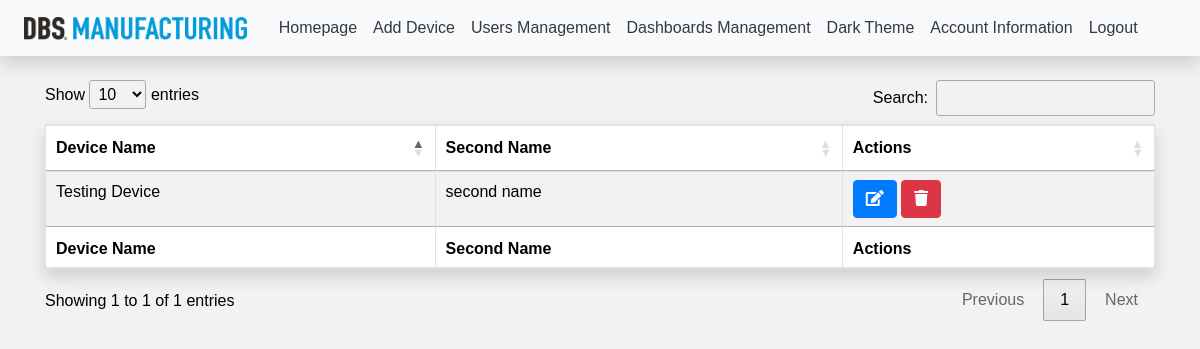
Page /customize-dashboard.php (signed in) on the earlier database version.
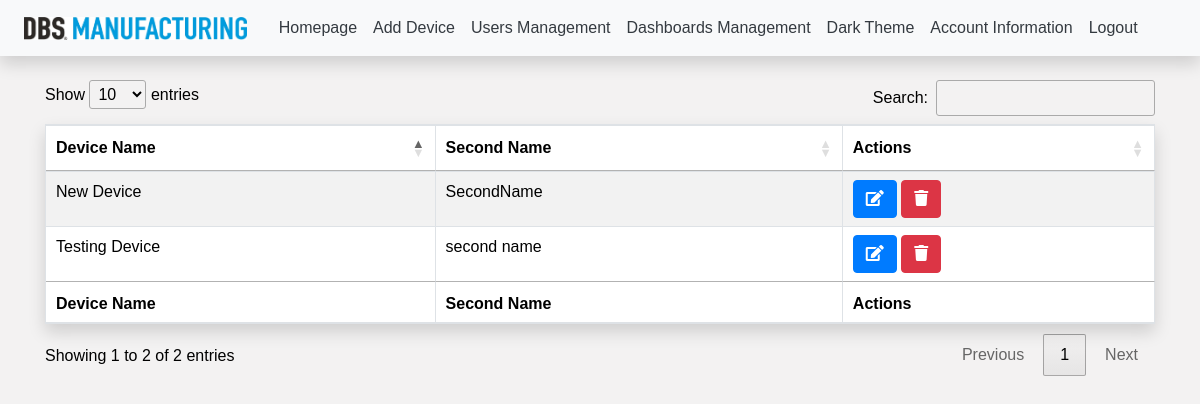
Same page on the later database version.
### tables this page shows
CREATE TABLE `devices` (
  `id` int(11) NOT NULL,
  `mac` varchar(200) NOT NULL,
  `device_name` varchar(30) NOT NULL,
  `second_name` varchar(100) NOT NULL,
  `meter_ranges` varchar(100) NOT NULL DEFAULT '0, 2500, 5000, 7500, 10000, 12500, 15000, 17500, 20000',
  `meter_range_1` int(11) NOT NULL DEFAULT 6000,
  `meter_range_2` int(11) NOT NULL DEFAULT 12000,
  `meter_range_3` int(11) NOT NULL DEFAULT 18000,
  `meter_color_1` varchar(20) NOT NULL DEFAULT '#85ff89',
  `meter_color_2` varchar(20) NOT NULL DEFAULT '#7075ff',
  `meter_color_3` varchar(20) NOT NULL DEFAULT '#ff7575',
  `manual` varchar(100) NOT NULL,
  `primary_logo` varchar(1000) NOT NULL DEFAULT 'dbs.png',
  `secondary_logo` varchar(1000) NOT NULL,
  `use_secondary_logo` varchar(10) NOT NULL
);

### customize-dashboard.php (the view, shortened to what this page needs)
<?php
require 'app/main.php';
?>
<!DOCTYPE html>
<html lang="en">
<?php require 'app/head.include.php'; ?>
<link rel="stylesheet" type="text/css" href="https://cdn.datatables.net/1.10.24/css/dataTables.bootstrap4.min.css">
<link rel="stylesheet" type="text/css" href="https://cdn.datatables.net/1.10.15/css/jquery.dataTables.min.css"></link>
<body>
<?php require 'app/nav.include.php'; ?>
<div class="container mt-4">
    <table id="example" class="table table-striped table-bordered bg-white shadow autoColorTable_theme" style="width:100%">
        <thead>
        <tr>
            <th>Device Name</th>
            <th>Second Name</th>
            <th>Actions</th>
        </tr>
        </thead>
        <tbody>
        <?php
        $sql = "SELECT * FROM devices";
        $res = mysqli_query($con, $sql);
        while($row = mysqli_fetch_array($res)){
            ?>
            <tr>
                <td><?php echo $row["device_name"]; ?></td>
                <td><?php echo $row["second_name"]; ?></td>
                <td>
                    <a href="admin_create_DashboardEdit.php?id=<?php echo $row['id']; ?>" class="btn btn-primary">
                        <i class="fas fa-edit"></i>
                    </a>
                    <a href="customize-dashboard.php?del_device_id=<?php echo $row['id']; ?>" class="btn btn-danger">
                        <i class="fas fa-trash"></i>
                    </a>
                </td>
            </tr>
            <?php
        }
        ?>
        </tbody>
        <tfoot>
        <tr>
            <th>Device Name</th>
            <th>Second Name</th>
            <th>Actions</th>
        </tr>
        </tfoot>
    </table>
</div>
</body>
</html>

Differences in the rows shown:
added devices: device_name "New Device", second_name "SecondName"
Other differences:
text written by a page script: "Show entries Search: Showing 1 to 1 of 1 entries Previous 1 Next" → "Show entries Search: Showing 1 to 2 of 2 entries Previous 1 Next"
